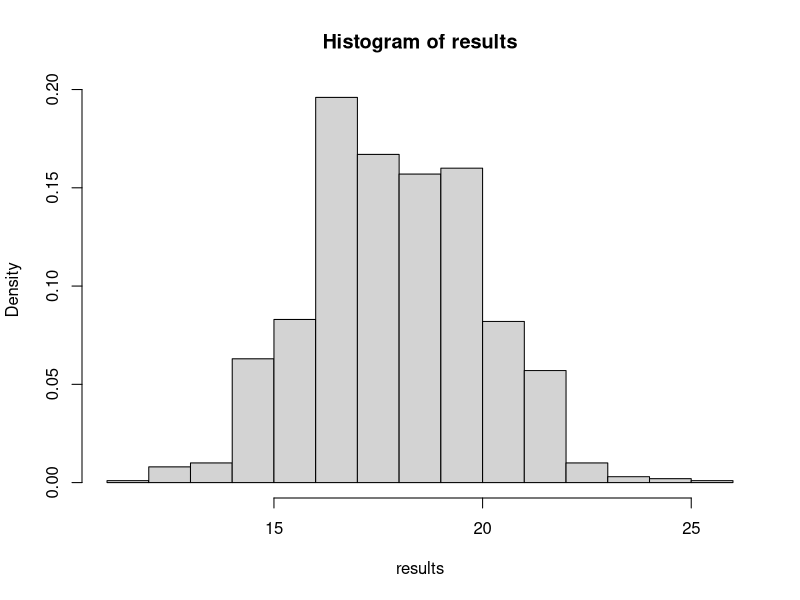
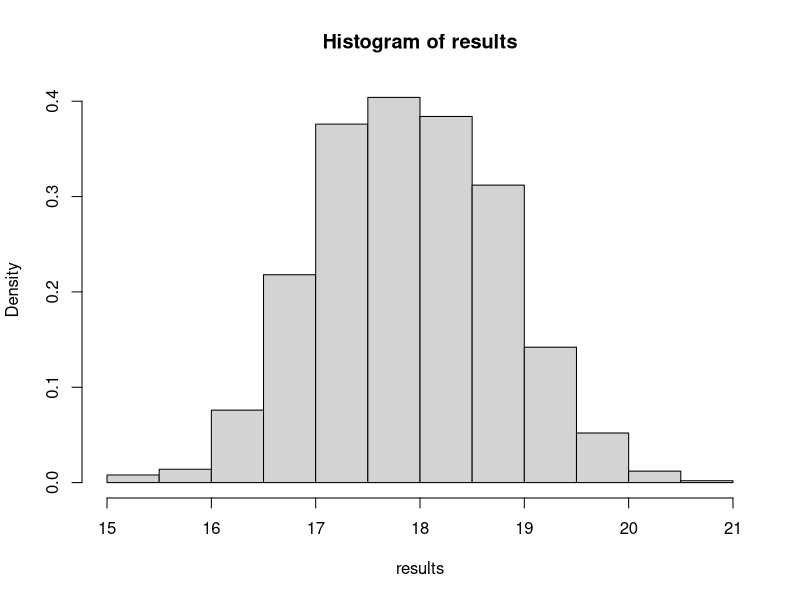
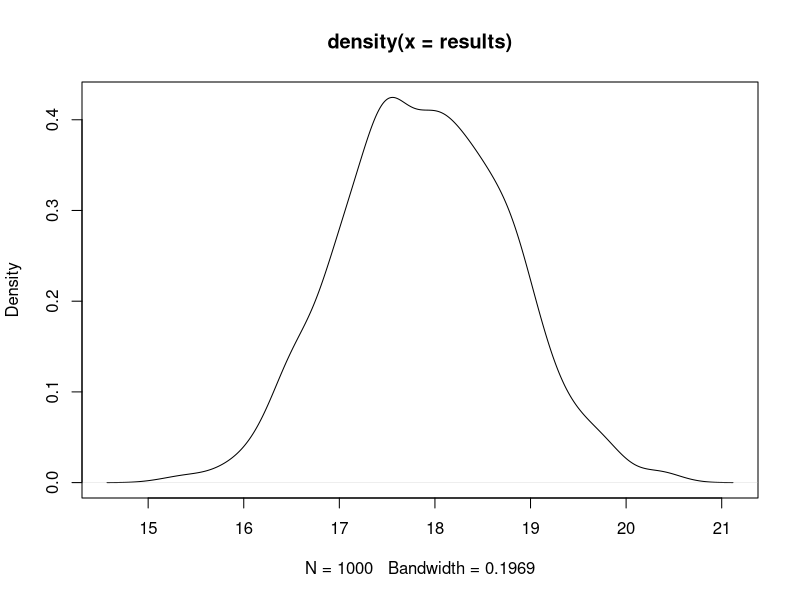
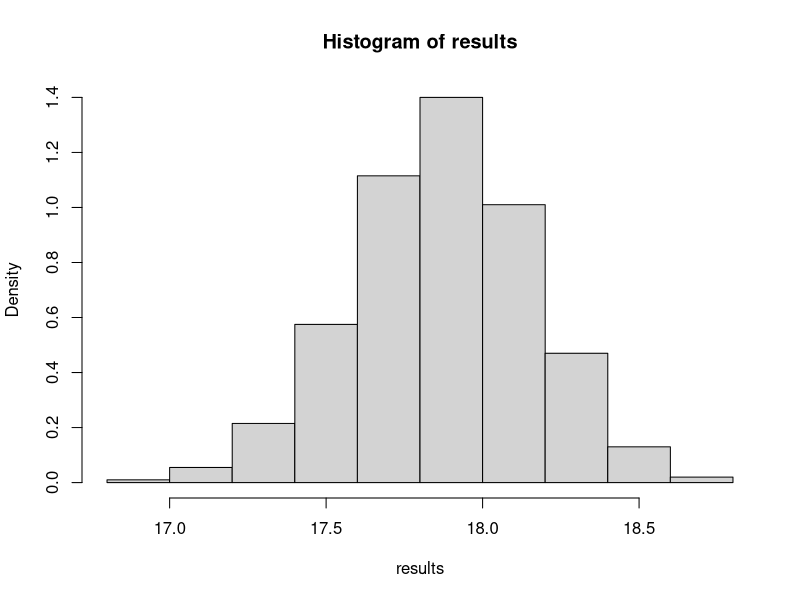
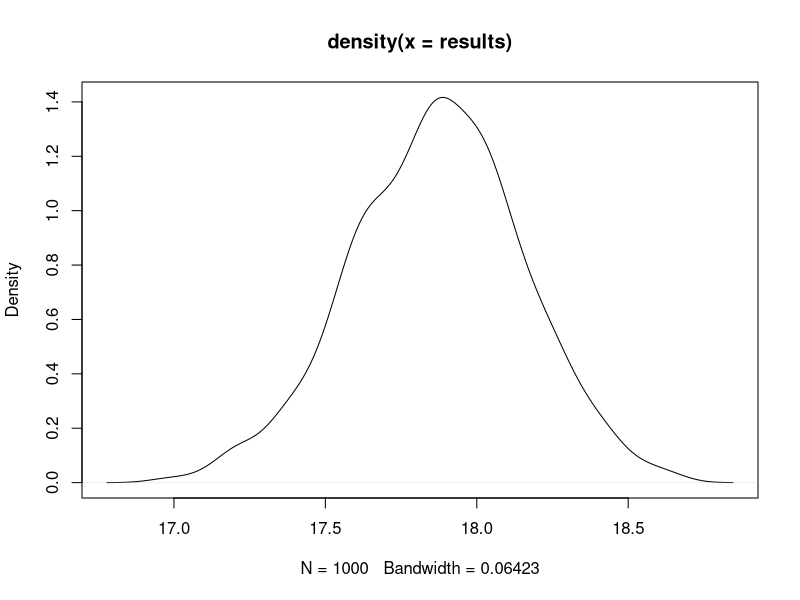
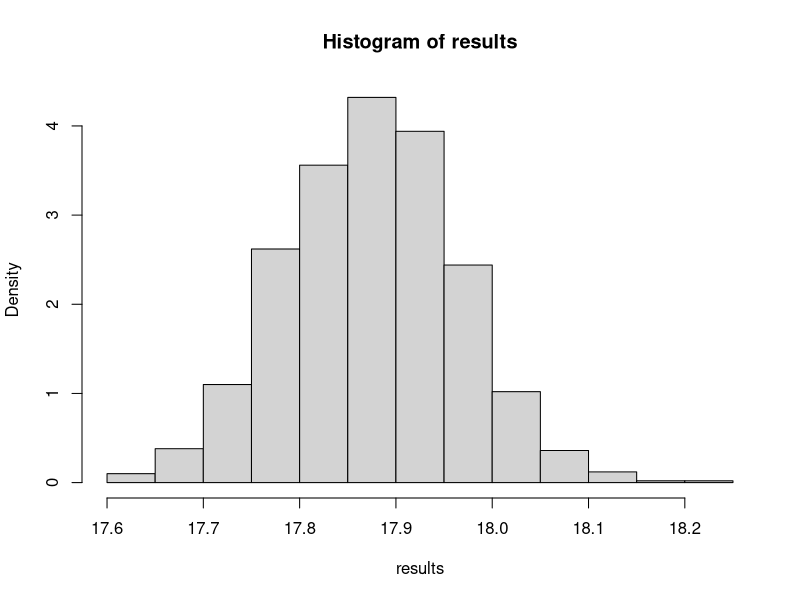
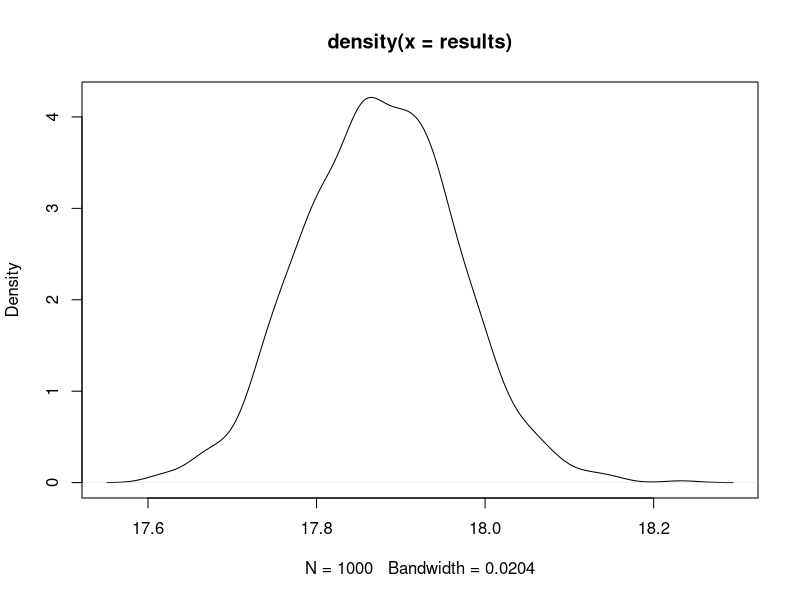
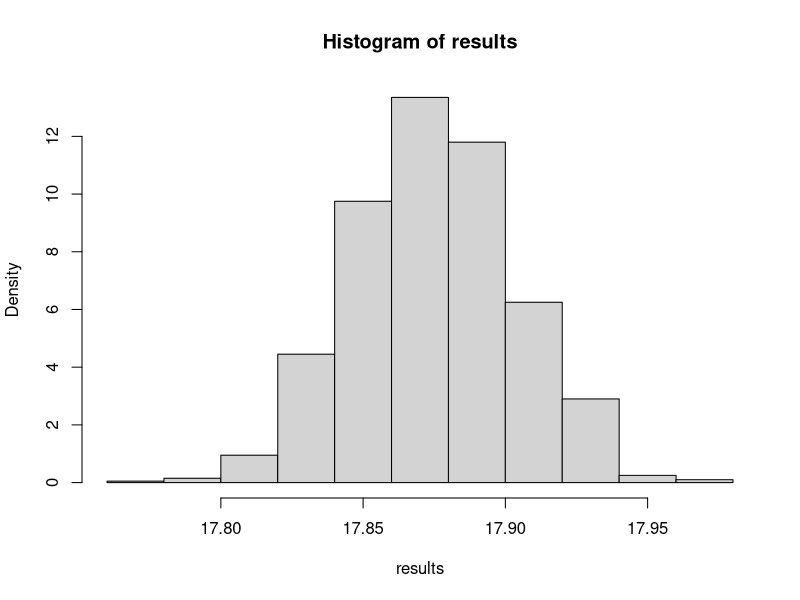

Source code (R) for these figures, in order:
set.seed(10)

# Paragraph "a"
data <- rpois(1000000, lambda = 4)
data

# Function that will help sections "b" and "c"
# sample_size: Sample size
# repetitions: Process repetitions
generate_hist <- function(sample_size, repetitions = 1000) {
  counter <- 0
  results <- c()
  tests <- c()
  
  while(counter < repetitions) {
    counter <- counter + 1
    aleatory <- sample(data, sample_size, replace = TRUE)
    result <- mean(aleatory, na.rm = FALSE) * sqrt(20)
    results <- c(results, result)
  }
  
  hist(results, freq = FALSE)
  return(density(results))
}

# Paragraph "b"
generate_hist(20)

# Paragraph "c"
for_100 = generate_hist(100)
plot(for_100)

for_1000 = generate_hist(1000)
plot(for_1000)

for_10000 = generate_hist(10000)
plot(for_10000)

for_100000 = generate_hist(100000)
plot(for_100000)